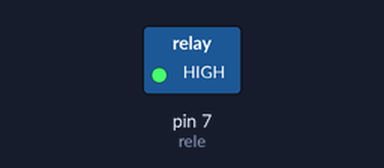
A sketch run on a simulated Arduino Uno, built with avr-gcc and run on an emulated ATmega328P. On the bench: switched loads named in the sketch (green lamp = pin HIGH). Dashed ring = blinking. What the sketch prints to the serial monitor is not drawn.

Above: at 0.5 s.
Timing chart, 0 to 4.6 s (numbered marks = the images above):
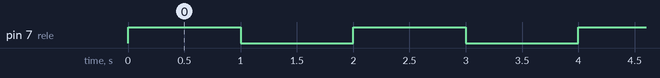

Measured:
- by itself, pin 7 (rele): alternates HIGH for 1.0 s and LOW for 1.0 s

The sketch:

Rele.ino
```cpp
int rele = 7;

void setup(){
  Serial.begin(9600);
  pinMode(rele, OUTPUT);
}
void loop(){
  digitalWrite(rele, 1);
  Serial.println ("Light On");
  delay(1000);
  digitalWrite(rele, 0);
  Serial.println ("Light Zero");
  delay(1000);
}
```
